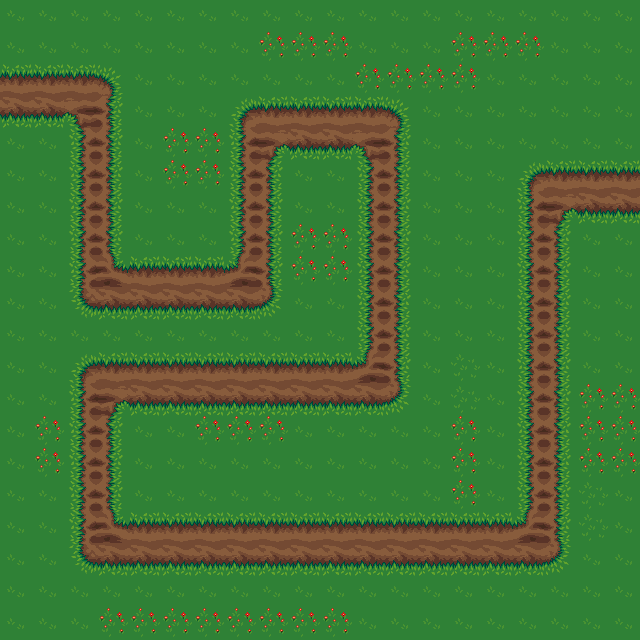

A 2D game scene composited from a Tiled map and its tileset images. What follows is a short description and the map's XML, with every tile layer's data as written:
An orthogonal 20x20 tile map with 32x32 px tiles, 1 tile layer (Tile Layer 1).

<map version="1.2" tiledversion="1.2.0" orientation="orthogonal" renderorder="right-down" width="20" height="20" tilewidth="32" tileheight="32" infinite="0" nextlayerid="2" nextobjectid="1">
 <tileset firstgid="1" source="Terrain.tsx" />
 <layer id="1" name="Tile Layer 1" width="20" height="20">
  <data encoding="csv">
355,355,355,355,355,355,355,355,355,355,355,355,355,355,355,355,355,355,355,355,
355,355,355,355,355,355,355,355,357,357,357,355,355,355,357,357,357,355,355,355,
645,645,645,646,355,355,355,355,355,355,355,357,357,357,357,355,355,355,355,355,
709,709,582,678,355,355,355,644,645,645,645,645,646,355,355,355,355,355,355,355,
355,355,676,678,355,357,357,676,581,709,709,582,678,355,355,355,355,355,355,355,
355,355,676,678,355,357,357,676,678,355,355,676,678,355,355,355,644,645,645,645,
355,355,676,678,355,355,355,676,678,355,355,676,678,355,355,355,676,581,709,709,
355,355,676,678,355,355,355,676,678,357,357,676,678,355,355,355,676,678,355,355,
355,355,676,613,645,645,645,614,678,357,357,676,678,355,355,355,676,678,355,355,
355,355,708,709,709,709,709,709,710,355,355,676,678,355,355,355,676,678,355,355,
355,355,355,355,355,355,355,355,355,355,355,676,678,355,355,355,676,678,355,355,
355,355,644,645,645,645,645,645,645,645,645,614,678,355,354,355,676,678,355,355,
355,355,676,581,709,709,709,709,709,709,709,709,710,355,354,355,676,678,357,357,
355,357,676,678,355,355,357,357,357,355,355,355,355,355,357,355,676,678,357,357,
355,357,676,678,355,355,355,355,355,355,355,355,355,355,357,355,676,678,357,357,
355,355,676,678,355,355,355,355,355,355,355,355,355,355,357,355,676,678,354,355,
355,355,676,613,645,645,645,645,645,645,645,645,645,645,645,645,614,678,354,355,
355,355,708,709,709,709,709,709,709,709,709,709,709,709,709,709,709,710,355,355,
355,355,355,355,355,355,355,355,355,355,355,355,355,355,355,355,355,355,355,355,
355,355,355,357,357,357,357,357,357,357,357,355,355,355,355,355,355,355,355,355
</data>
 </layer>
</map>
